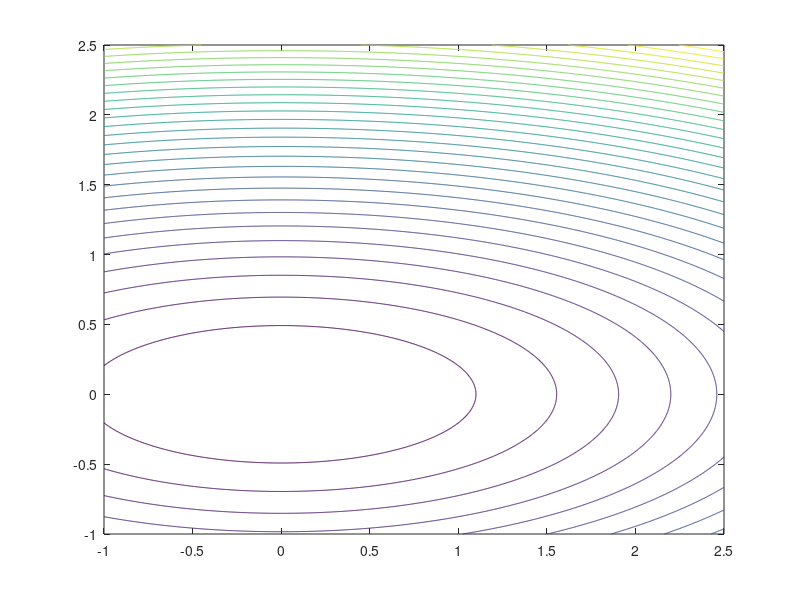

This chart was generated by the following MATLAB code: (Note: this script raises an error after producing the figure.)
%画图尝试
%% try 1
clear all
clc

xAxis = linspace(-1,2.5,1000);
yAxis = linspace(-1,2.5,1000);
zAxis = linspace(-1,2.5,1000);
[ X,Y ] = meshgrid(xAxis,yAxis); %meshgrid相当于for循环遍历，但感觉只适用于可以表达出坐标式的函数
Z = X.^2 + 5*Y.^2 ;
contour(X,Y,Z,30) %等高线图

%% try 2
clear al
clc

x = [1 2];
y = [2 3];
z = [3 4];
[X, Y, Z] = meshgrid(x,y,z);
ret = f1([X,Y,Z]);

%% try 3
clear all
clc

xAxis = linspace(-1,2.5,100);
yAxis = linspace(-1,2.5,100);
zAxis = linspace(-1,2.5,100);
[X, Y, Z] = meshgrid(xAxis,yAxis,zAxis);
f = X.^4 - 2*X.^2 + Y.^2 + 2*Y.*Z +2*Z.^2;
x_planes = [1 2];
y_places = 0;
z_planes = [0.5 1];
slice(X, Y, Z, f, x_planes, y_places, z_planes);

%% try 4 貌似这种方法可行，用slice加上色棒的方法
%目前的问题是，关于遍历空间，如果没法表示出f的具体表达式，只能用f=f(x,y,z)的形式，能不能用meshgrid
clear all
clc

x=linspace(-1,1,11);
y=linspace(-2,2,21);
z=linspace(-3,3,31);

[X,Y,Z] = meshgrid(x,y,z);
V = X.*Y.*Z;

xslice = [-0.5,0.5];   
yslice = [];
zslice = 0;
slice(X,Y,Z,V,xslice,yslice,zslice)
xlabel('x');
ylabel('y');
zlabel('z');
colorbar

%% try 5
clear all
clc

x=[1,2 ];
y=[2 3,5];
z=[4 5 6,7];
[X,Y,Z]=meshgrid(x,y,z);
v=X.*Y.*Z;
xslice = [-1.2,0.8,2];   
yslice = [];
zslice = 0;
slice(X,Y,Z,v,xslice,yslice,zslice)
%% try 6
clear all
clc

[X,Y] = meshgrid(1:0.5:10,1:20);
Z = sin(X) + cos(Y);
C = X.*Y;
surf(X,Y,Z,C)
colorbar

%% try 7
clear all
clc

figure
peaks(25);

%% try 8
clear all
clc

[X,Y,Z] = peaks(25);
mesh(X,Y,Z)

%% try 9
N = 10 ;
x = linspace(0,1,N) ;
y = linspace(0,1,N) ;
z = linspace(0,1,N) ;
[X,Y,Z] = meshgrid(x,y,z) ;
f = X.*Y.*Z ;
figure(1)
hold on
for i = 1:N
    surf(X(:,:,i),Y(:,:,i),Z(:,:,i),f(:,:,i))
end

%% try 9
clear all
clc

x = 1:100;
y = 1:100;
z = 1:100;
f = (x.^2).*y./z.^(3/2);
surface([x;x],[y;y],[z;z],[f;f],'facecol','no','edgecol','interp','linew',2);
view(3);

%% try 10 等高线图
clear all
clc
x = linspace(-2*pi,2*pi,40);
y = linspace(0,4*pi,50);
[X,Y] = meshgrid(x,y);
Z = sin(X) + cos(Y);
contourf(X,Y,Z,10)
colorbar

%% try 11
clear all
clc

f = @(x,y,z) x.*y.*z.*log(1+x.^2+y.^2+z.^2)-10;% 函数表达式
[x,y,z] = meshgrid(-10:.2:10,-10:.2:10,-10:.2:10);% 画图范围
v = f(x,y,z);
h = patch(isosurface(x,y,z,v,0)); 
isonormals(x,y,z,v,h)
set(h,'FaceColor','r','EdgeColor','none');
xlabel('x');ylabel('y');zlabel('z'); 
alpha(1)
grid on; view([1,1,1]); axis equal; camlight; lighting gouraud


%% function 1
%随便写一个函数
function ret = f1(input)
x = input(1);
y = input(2);
z = input(3);
ret = (x+1)^2+y+z^3;

end